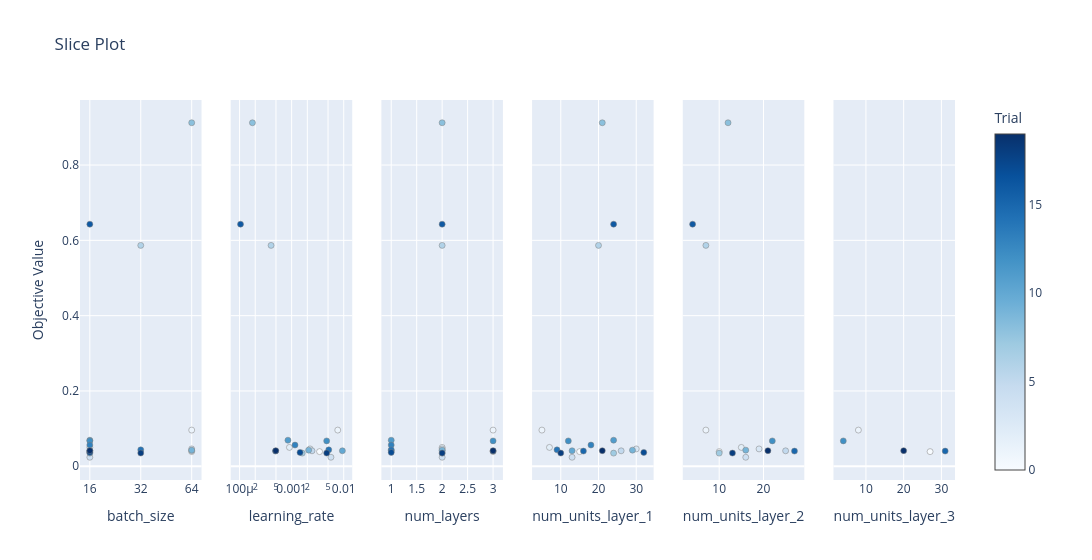

The notebook cell this image was saved under:
### Code cell
# visualizing Optuna results

optuna.visualization.plot_optimization_history(study)
optuna.visualization.plot_param_importances(study)
optuna.visualization.plot_slice(study)

### Figure 1 — Plotly figure (JSON) as saved in the notebook; plotly's stock layout.template omitted (floating-point values rounded to 4 significant figures)
{"data": [{"marker": {"color": [0, 1, 2, 3, 4, 5, 6, 7, 8, 9, 10, 11, 12, 13, 14, 15, 16, 17, 18, 19], "colorbar": {"title": {"text": "Trial"}, "x": 1, "xpad": 40}, "colorscale": [[0, "rgb(247,251,255)"], [0.125, "rgb(222,235,247)"], [0.25, "rgb(198,219,239)"], [0.375, "rgb(158,202,225)"], [0.5, "rgb(107,174,214)"], [0.625, "rgb(66,146,198)"], [0.75, "rgb(33,113,181)"], [0.875, "rgb(8,81,156)"], [1, "rgb(8,48,107)"]], "line": {"color": "Grey", "width": 0.5}, "showscale": true}, "mode": "markers", "name": "Feasible Trial", "showlegend": false, "type": "scatter", "x": [64, 64, 16, 64, 16, 64, 32, 16, 64, 64, 16, 16, 16, 16, 32, 16, 16, 16, 32, 16], "xaxis": "x", "y": [0.0388, 0.09603, 0.04996, 0.04603, 0.02386, 0.04101, 0.5866, 0.03485, 0.9124, 0.04278, 0.04111, 0.06915, 0.06732, 0.0563, 0.04349, 0.04022, 0.643, 0.03675, 0.03494, 0.04132], "yaxis": "y"}, {"marker": {"color": [0, 1, 2, 3, 4, 5, 6, 7, 8, 9, 10, 11, 12, 13, 14, 15, 16, 17, 18, 19], "colorbar": {"title": {"text": "Trial"}, "x": 1, "xpad": 40}, "colorscale": [[0, "rgb(247,251,255)"], [0.125, "rgb(222,235,247)"], [0.25, "rgb(198,219,239)"], [0.375, "rgb(158,202,225)"], [0.5, "rgb(107,174,214)"], [0.625, "rgb(66,146,198)"], [0.75, "rgb(33,113,181)"], [0.875, "rgb(8,81,156)"], [1, "rgb(8,48,107)"]], "line": {"color": "Grey", "width": 0.5}, "showscale": false}, "mode": "markers", "name": "Feasible Trial", "showlegend": false, "type": "scatter", "x": [0.003439, 0.007685, 0.0009063, 0.002259, 0.005678, 0.002458, 0.0004026, 0.001597, 0.0001766, 0.002121, 0.00943, 0.0008483, 0.004706, 0.00116, 0.005155, 0.0004901, 0.0001043, 0.001449, 0.004714, 0.000496], "xaxis": "x2", "y": [0.0388, 0.09603, 0.04996, 0.04603, 0.02386, 0.04101, 0.5866, 0.03485, 0.9124, 0.04278, 0.04111, 0.06915, 0.06732, 0.0563, 0.04349, 0.04022, 0.643, 0.03675, 0.03494, 0.04132], "yaxis": "y2"}, {"marker": {"color": [0, 1, 2, 3, 4, 5, 6, 7, 8, 9, 10, 11, 12, 13, 14, 15, 16, 17, 18, 19], "colorbar": {"title": {"text": "Trial"}, "x": 1, "xpad": 40}, "colorscale": [[0, "rgb(247,251,255)"], [0.125, "rgb(222,235,247)"], [0.25, "rgb(198,219,239)"], [0.375, "rgb(158,202,225)"], [0.5, "rgb(107,174,214)"], [0.625, "rgb(66,146,198)"], [0.75, "rgb(33,113,181)"], [0.875, "rgb(8,81,156)"], [1, "rgb(8,48,107)"]], "line": {"color": "Grey", "width": 0.5}, "showscale": false}, "mode": "markers", "name": "Feasible Trial", "showlegend": false, "type": "scatter", "x": [3, 3, 2, 2, 2, 2, 2, 2, 2, 2, 1, 1, 3, 1, 1, 3, 2, 1, 2, 3], "xaxis": "x3", "y": [0.0388, 0.09603, 0.04996, 0.04603, 0.02386, 0.04101, 0.5866, 0.03485, 0.9124, 0.04278, 0.04111, 0.06915, 0.06732, 0.0563, 0.04349, 0.04022, 0.643, 0.03675, 0.03494, 0.04132], "yaxis": "y3"}, {"marker": {"color": [0, 1, 2, 3, 4, 5, 6, 7, 8, 9, 10, 11, 12, 13, 14, 15, 16, 17, 18, 19], "colorbar": {"title": {"text": "Trial"}, "x": 1, "xpad": 40}, "colorscale": [[0, "rgb(247,251,255)"], [0.125, "rgb(222,235,247)"], [0.25, "rgb(198,219,239)"], [0.375, "rgb(158,202,225)"], [0.5, "rgb(107,174,214)"], [0.625, "rgb(66,146,198)"], [0.75, "rgb(33,113,181)"], [0.875, "rgb(8,81,156)"], [1, "rgb(8,48,107)"]], "line": {"color": "Grey", "width": 0.5}, "showscale": false}, "mode": "markers", "name": "Feasible Trial", "showlegend": false, "type": "scatter", "x": [15, 5, 7, 30, 13, 26, 20, 24, 21, 29, 13, 24, 12, 18, 9, 16, 24, 32, 10, 21], "xaxis": "x4", "y": [0.0388, 0.09603, 0.04996, 0.04603, 0.02386, 0.04101, 0.5866, 0.03485, 0.9124, 0.04278, 0.04111, 0.06915, 0.06732, 0.0563, 0.04349, 0.04022, 0.643, 0.03675, 0.03494, 0.04132], "yaxis": "y4"}, {"marker": {"color": [0, 1, 2, 3, 4, 5, 6, 7, 8, 9, 12, 15, 16, 18, 19], "colorbar": {"title": {"text": "Trial"}, "x": 1, "xpad": 40}, "colorscale": [[0, "rgb(247,251,255)"], [0.125, "rgb(222,235,247)"], [0.25, "rgb(198,219,239)"], [0.375, "rgb(158,202,225)"], [0.5, "rgb(107,174,214)"], [0.625, "rgb(66,146,198)"], [0.75, "rgb(33,113,181)"], [0.875, "rgb(8,81,156)"], [1, "rgb(8,48,107)"]], "line": {"color": "Grey", "width": 0.5}, "showscale": false}, "mode": "markers", "name": "Feasible Trial", "showlegend": false, "type": "scatter", "x": [10, 7, 15, 19, 16, 25, 7, 10, 12, 16, 22, 27, 4, 13, 21], "xaxis": "x5", "y": [0.0388, 0.09603, 0.04996, 0.04603, 0.02386, 0.04101, 0.5866, 0.03485, 0.9124, 0.04278, 0.06732, 0.04022, 0.643, 0.03494, 0.04132], "yaxis": "y5"}, {"marker": {"color": [0, 1, 12, 15, 19], "colorbar": {"title": {"text": "Trial"}, "x": 1, "xpad": 40}, "colorscale": [[0, "rgb(247,251,255)"], [0.125, "rgb(222,235,247)"], [0.25, "rgb(198,219,239)"], [0.375, "rgb(158,202,225)"], [0.5, "rgb(107,174,214)"], [0.625, "rgb(66,146,198)"], [0.75, "rgb(33,113,181)"], [0.875, "rgb(8,81,156)"], [1, "rgb(8,48,107)"]], "line": {"color": "Grey", "width": 0.5}, "showscale": false}, "mode": "markers", "name": "Feasible Trial", "showlegend": false, "type": "scatter", "x": [27, 8, 4, 31, 20], "xaxis": "x6", "y": [0.0388, 0.09603, 0.06732, 0.04022, 0.04132], "yaxis": "y6"}], "layout": {"title": {"text": "Slice Plot"}, "width": 1800, "xaxis": {"anchor": "y", "categoryarray": [16, 32, 64], "categoryorder": "array", "domain": [0, 0.1389], "title": {"text": "batch_size"}, "type": "category"}, "xaxis2": {"anchor": "y2", "domain": [0.1722, 0.3111], "title": {"text": "learning_rate"}, "type": "log"}, "xaxis3": {"anchor": "y3", "domain": [0.3444, 0.4833], "title": {"text": "num_layers"}}, "xaxis4": {"anchor": "y4", "domain": [0.5167, 0.6556], "title": {"text": "num_units_layer_1"}}, "xaxis5": {"anchor": "y5", "domain": [0.6889, 0.8278], "title": {"text": "num_units_layer_2"}}, "xaxis6": {"anchor": "y6", "domain": [0.8611, 1], "title": {"text": "num_units_layer_3"}}, "yaxis": {"anchor": "x", "domain": [0, 1], "title": {"text": "Objective Value"}}, "yaxis2": {"anchor": "x2", "domain": [0, 1], "matches": "y", "showticklabels": false}, "yaxis3": {"anchor": "x3", "domain": [0, 1], "matches": "y", "showticklabels": false}, "yaxis4": {"anchor": "x4", "domain": [0, 1], "matches": "y", "showticklabels": false}, "yaxis5": {"anchor": "x5", "domain": [0, 1], "matches": "y", "showticklabels": false}, "yaxis6": {"anchor": "x6", "domain": [0, 1], "matches": "y", "showticklabels": false}}}
